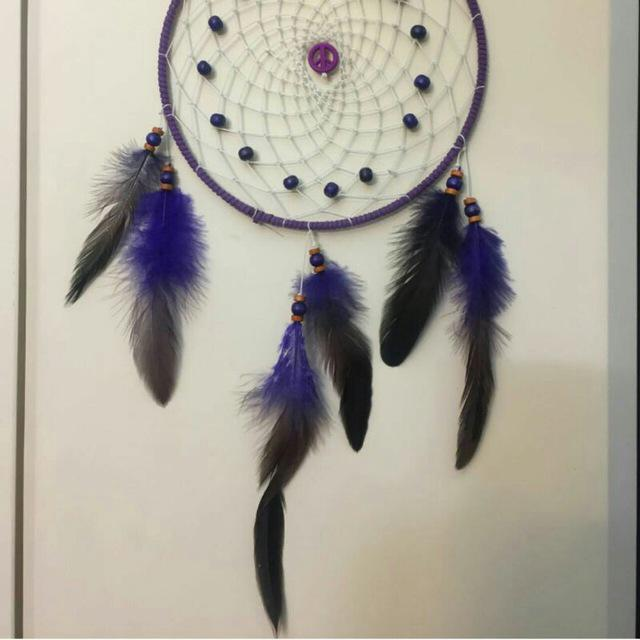
#> input picture 1.jpg, 640 x 640 px
$ python 'Edge detection using canny.py'
#> lines starting #> are read from the running program, lines starting #| are printed output that depends on the picture
import cv2
img=cv2.imread('1.jpg')
#> img is the input picture: shape (640, 640, 3); mean B, G, R 156.4, 167.9, 172.5
gray=cv2.cvtColor(img,cv2.COLOR_BGR2GRAY)
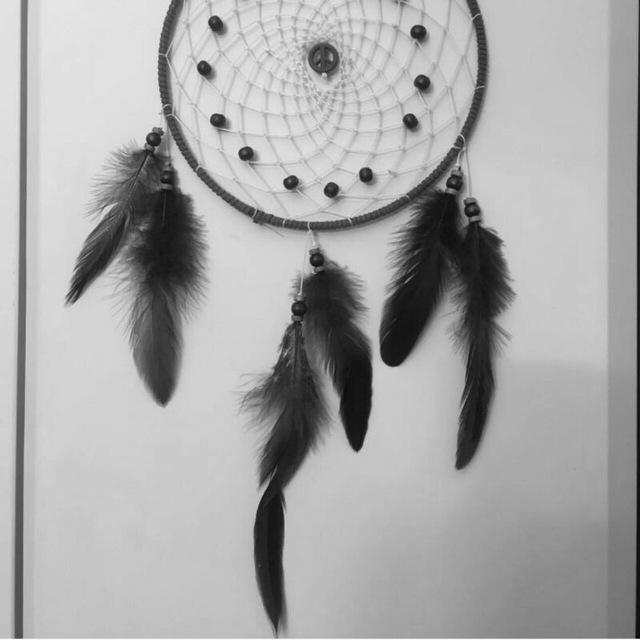
#> gray: shape (640, 640); min 3, max 254, mean 168
edge=cv2.Canny(gray,100,100)
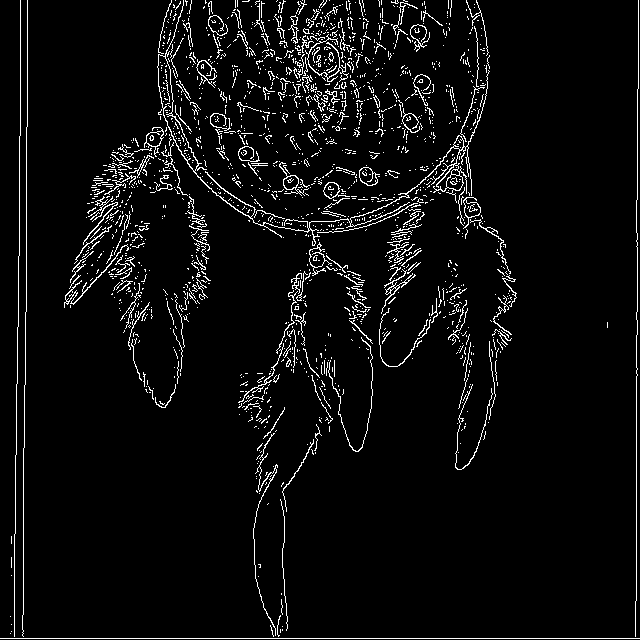
#> edge: shape (640, 640); 4.9% white in thin lines or dots
cv2.imshow('orginal',img)
cv2.imshow('gray',gray)
cv2.imshow('canny detector',edge)
cv2.waitKey(0)
cv2.destroyAllWindows()
